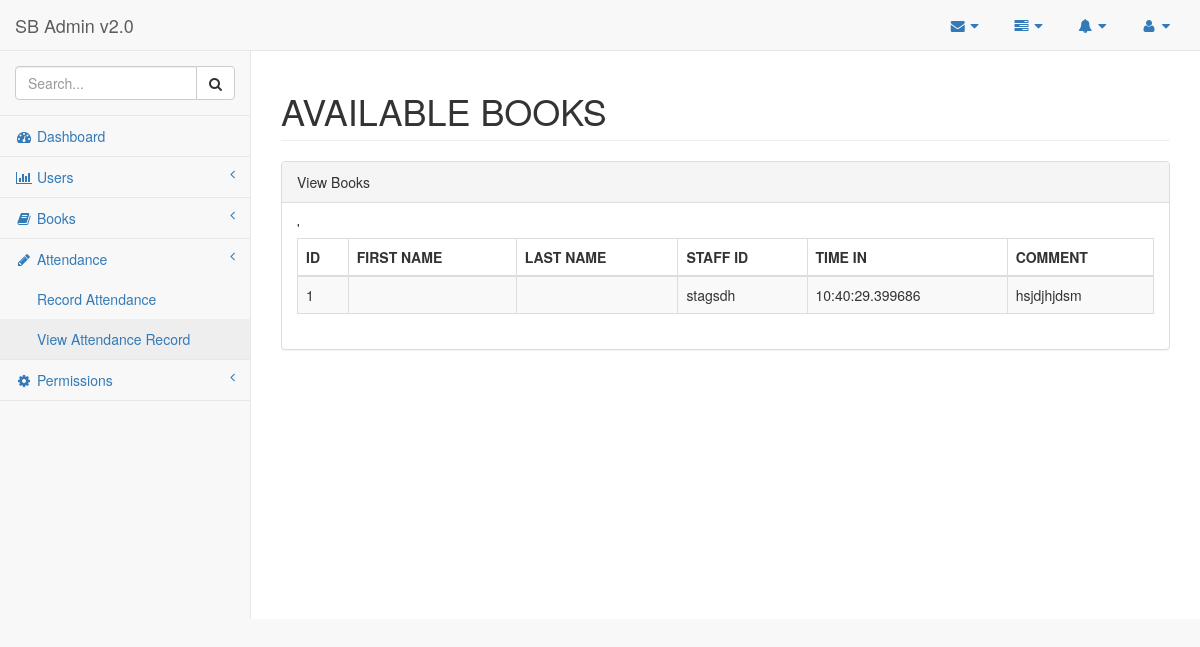
Page /admin/former_stuff/pages/viewattendance.php on the committed database.
### tables this page shows
CREATE TABLE `attendance` (
  `id` int(6) NOT NULL,
  `staff_id` varchar(255) NOT NULL,
  `fname` varchar(255) NOT NULL,
  `lname` varchar(255) NOT NULL,
  `rank` varchar(255) NOT NULL,
  `time_in` time(6) NOT NULL,
  `comment` varchar(255) NOT NULL,
  `date` datetime(6) NOT NULL DEFAULT CURRENT_TIMESTAMP
);

### admin/logics.php (called while the page is built, shortened)
<?php
    class db{
        private $server ="localhost";
        private $dbname = "library";
        private $user = "root";
        private $password = "";
        public function connect(){
            $this->conn = mysqli_connect($this->server,$this->user,$this->password,$this->dbname);
            if(!$this->conn){
                echo mysqli_error();
            }else{
                return $this->conn;
            }
        }
    }
    class attendance extends db{
        function __construct(){
            $this->conn = $this->connect();
        }
        public function view(){
            $view_query = "SELECT * FROM `attendance`";
            $run_view_query = $this->conn->query($view_query);
            if($run_view_query){
                return $run_view_query;
            }else{
                return false;
            }
        }
         public function any_user_exists(){
            $select_query  = "SELECT `id`, `staff_id`, `unit`, `password`, `cpassword` FROM `register_user` ";
            $run_select_query = $this->conn->query($select_query);
            if($run_select_query){
                if(mysqli_num_rows($run_select_query) > 0){
                    return true;
                }else{
                    return false;
                }
            }
        }
    }
?>

### admin/former_stuff/pages/viewattendance.php (the view, shortened to what this page needs)
<!DOCTYPE html>
<html lang="en">
<head>
    <link href="../vendor/bootstrap/css/bootstrap.min.css" rel="stylesheet">
    <link href="../vendor/metisMenu/metisMenu.min.css" rel="stylesheet">
    <link href="../vendor/datatables-plugins/dataTables.bootstrap.css" rel="stylesheet">
    <link href="../vendor/datatables-responsive/dataTables.responsive.css" rel="stylesheet">
    <link href="../dist/css/sb-admin-2.css" rel="stylesheet">
    <link href="../vendor/font-awesome/css/font-awesome.min.css" rel="stylesheet" type="text/css">
</head>
<body>
    <div id="wrapper">
        <nav class="navbar navbar-default navbar-static-top" role="navigation" style="margin-bottom: 0">
            <div class="navbar-header">
                <a class="navbar-brand" href="index.html">SB Admin v2.0</a>
            </div>
            <ul class="nav navbar-top-links navbar-right">
                <li class="dropdown">
                    <a class="dropdown-toggle" data-toggle="dropdown" href="#">
                        <i class="fa fa-envelope fa-fw"></i> <i class="fa fa-caret-down"></i>
                    </a>
                </li>
                <li class="dropdown">
                    <a class="dropdown-toggle" data-toggle="dropdown" href="#">
                        <i class="fa fa-tasks fa-fw"></i> <i class="fa fa-caret-down"></i>
                    </a>
                </li>
                <li class="dropdown">
                    <a class="dropdown-toggle" data-toggle="dropdown" href="#">
                        <i class="fa fa-bell fa-fw"></i> <i class="fa fa-caret-down"></i>
                    </a>
                </li>
                <li class="dropdown">
                    <a class="dropdown-toggle" data-toggle="dropdown" href="#">
                        <i class="fa fa-user fa-fw"></i> <i class="fa fa-caret-down"></i>
                    </a>
                </li>
            </ul>
                  <div class="navbar-default sidebar" role="navigation">
                <div class="sidebar-nav navbar-collapse">
                    <ul class="nav" id="side-menu">
                        <li class="sidebar-search">
                            <div class="input-group custom-search-form">
                                <input type="text" class="form-control" placeholder="Search...">
                                <span class="input-group-btn">
                                <button class="btn btn-default" type="button">
                                    <i class="fa fa-search"></i>
                                </button>
                            </span>
                            </div>
                        </li>
                        <li>
                            <a href="index.html"><i class="fa fa-dashboard fa-fw"></i> Dashboard</a>
                        </li>
                        <li>
                            <a href="#"><i class="fa fa-bar-chart-o fa-fw"></i> Users <span class="fa arrow"></span></a>
                        </li>
                        <li>
                            <a href="tables.html"><i class="fa fa-book fa-fw"></i> Books <span class="fa arrow"></span></a>
                        </li>
                        <li>
                            <a href="tables.html"><i class="fa fa-pencil fa-fw"></i> Attendance <span class="fa arrow"></span></a>
                            <ul class="nav nav-second-level">
                                <li>
                                    <a href="attendance.php">Record Attendance </a>
                                </li>
                                <li>
                                    <a href="viewattendance.php">View Attendance Record </a>
                                </li>
                            </ul>
                        </li>
                        <li>
                            <a href="tables.html"><i class="fa fa-cog fa-fw"></i> Permissions <span class="fa arrow"></span></a>
                        </li>
                    </ul>
                </div>
            </div>
        </nav>
        <div id="page-wrapper">
            <div class="row">
                <div class="col-lg-12">
                    <h1 class="page-header">AVAILABLE BOOKS </h1>
                </div>
            </div>
            <div class="row">
                <div class="col-lg-12">
                    <div class="panel panel-default">
                        <div class="panel-heading">
                            View Books
                        </div>
                        <div class="panel-body">
                            <table width="100%" class="table table-striped table-bordered table-hover" id="dataTables-example">
                                <thead>
                                    <tr>
                                        <th>ID</th>
                                        <th>FIRST NAME</th>
                                        <th>LAST NAME</th>
                                        <th>STAFF ID</th>
                                        <th>TIME IN</th>
                                        <th>COMMENT</th>
                                    </tr>
                                </thead>
                                <tbody>
                                    <?php
                                        require('../logics.php');
                                        $attendance = new attendance();
                                        if($attendance-> any_user_exists()){
                                            if($view_attendance = $attendance->view()){
                                                while($row = mysqli_fetch_assoc($view_attendance)){
                                            echo "
                                                <tr class='gradeA'>
                                                    <td>". $row['id']."</td>
                                                    <td>". $row['fname']."</td>
                                                    <td>". $row['lname']."</td>
                                                    <td class='center'>". $row['staff_id'] ."</td>
                                                    <td class='center'>". $row['time_in'] ."</td>
                                                    <td class='center'>". $row['comment'] ."</td>'
                                                </tr>
                                                ";
                                                }
                                            }
                                        }
                                    ?>
                                </tbody>
                            </table>
                        </div>
                    </div>
                </div>
            </div>
        </div>
    </div>
</body>
</html>

### rows in the picture
attendance: id "1", staff "stagsdh", time_in "10:40:29.399686", comment "hsjdjhjdsm"
